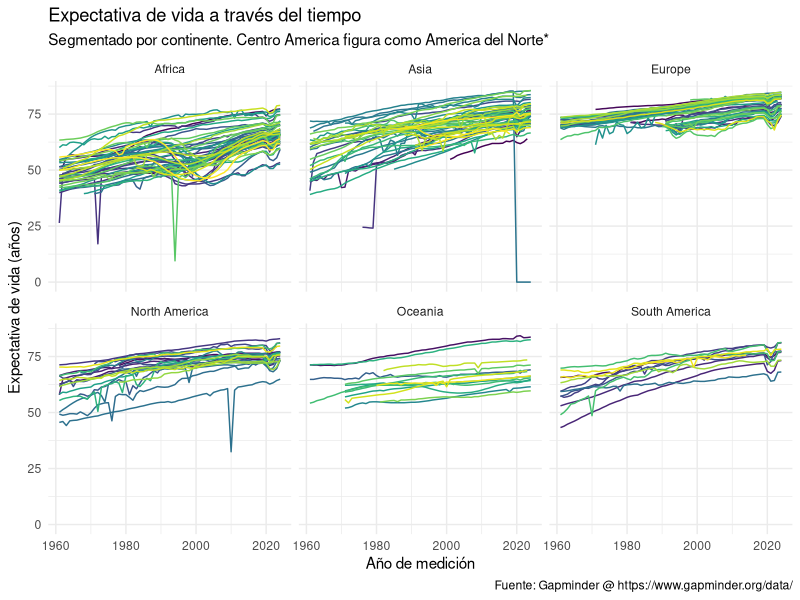
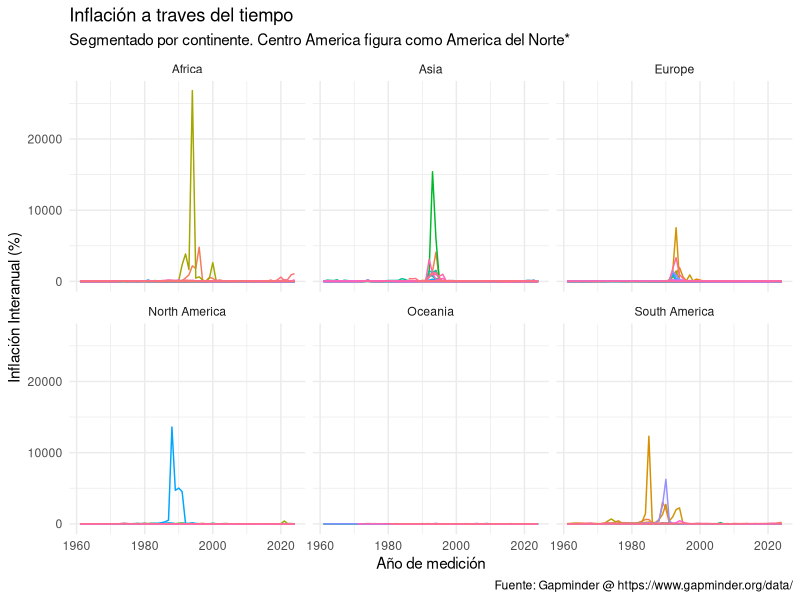
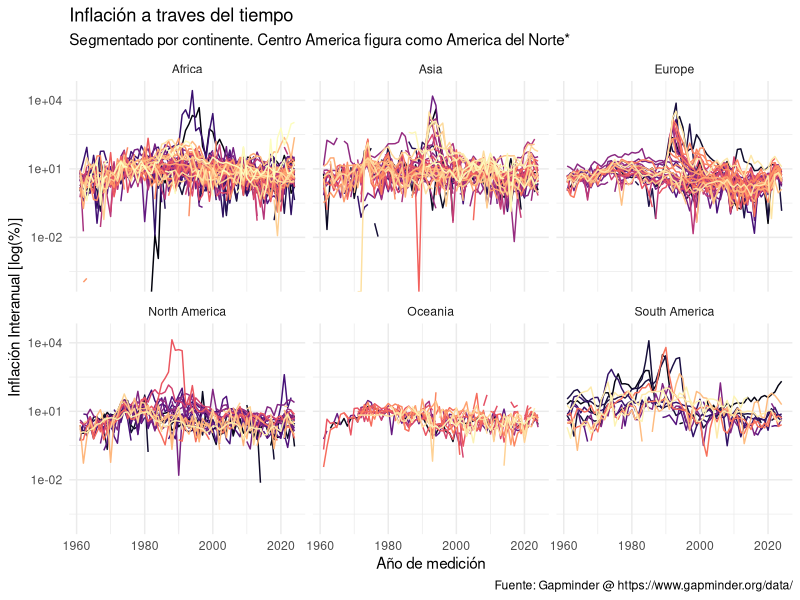
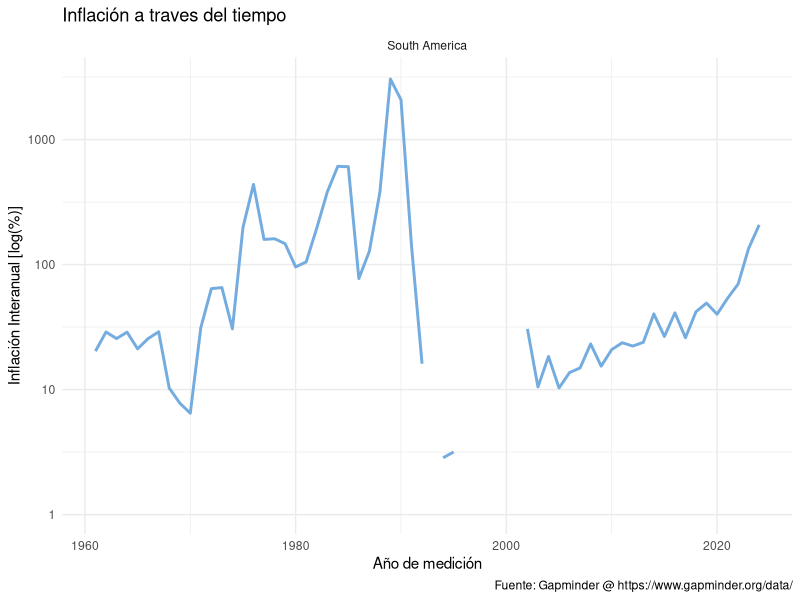
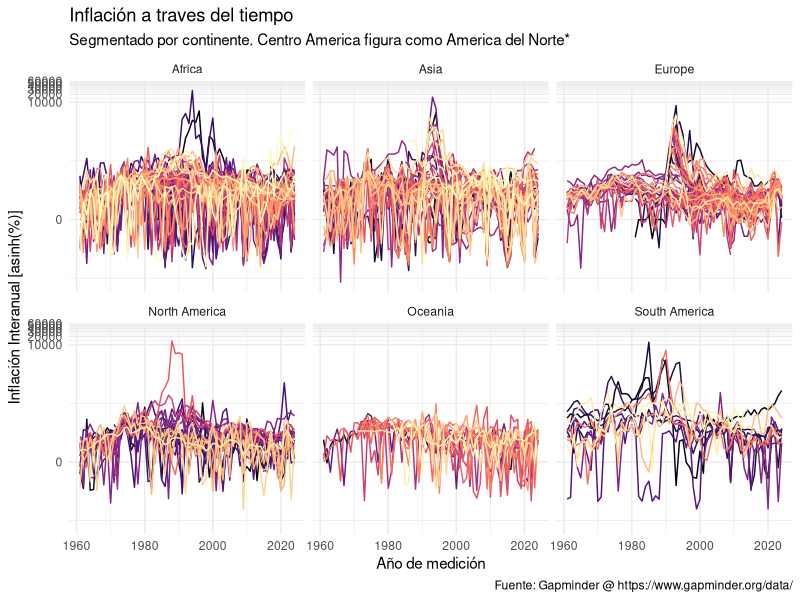
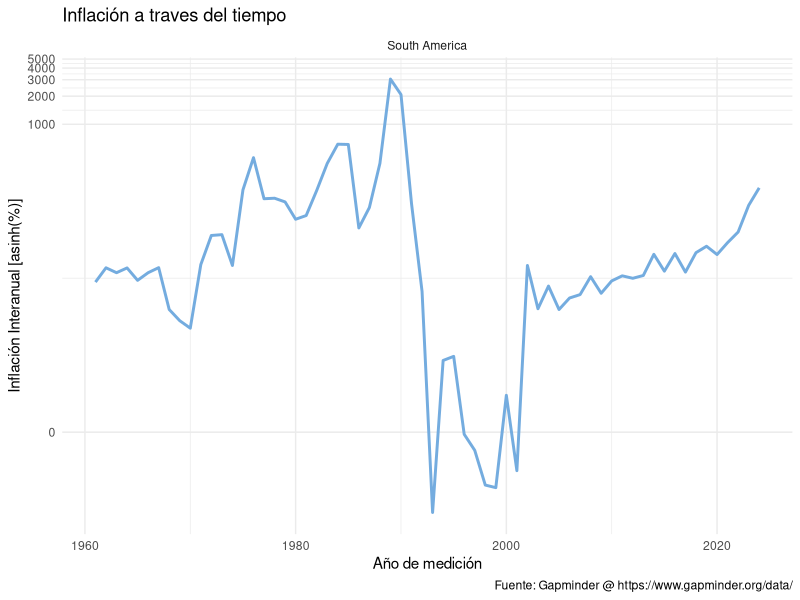
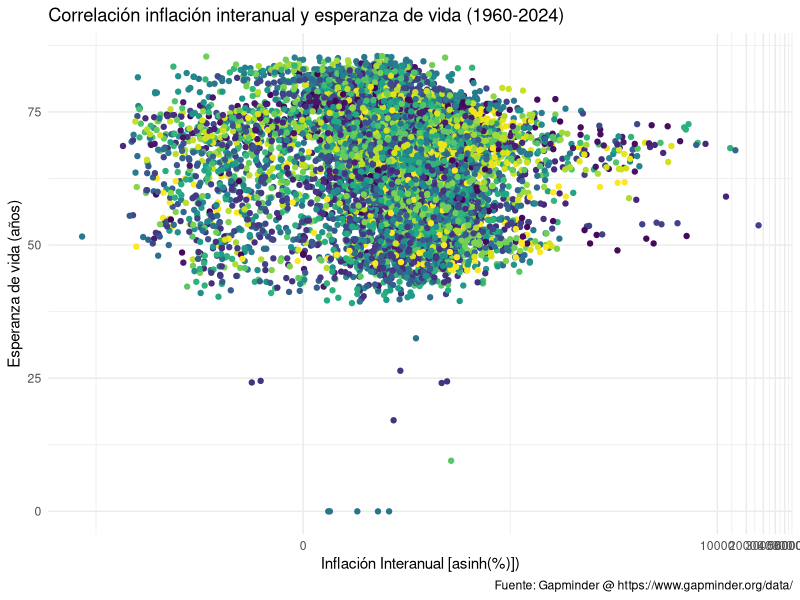
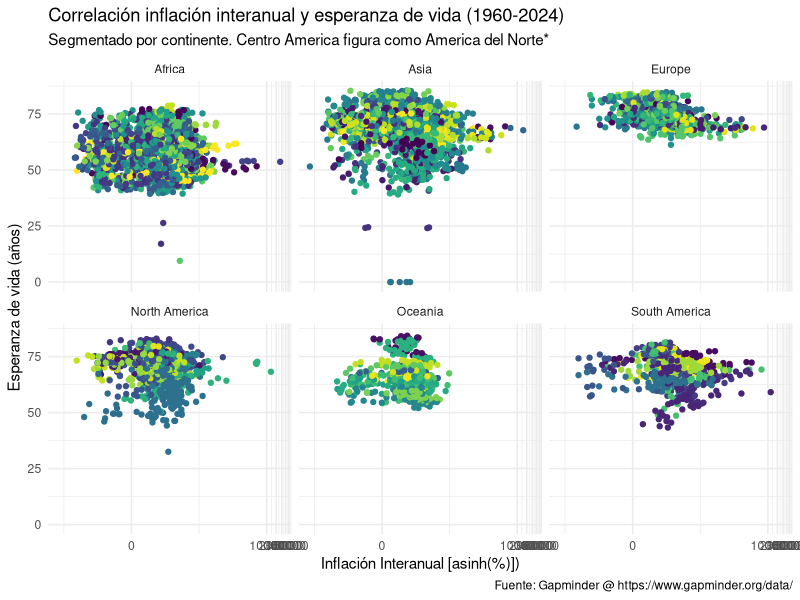

Generate these figures, in order, with R:
## ---- chunk 1

# Load libraries
library(ggplot2)
library(gganimate)
library(readr)
library(dplyr)

# Load the dataset created in Python
df <- read_csv("data/inflationVsLifeExp.csv")

df <- df %>%
  mutate(
    inflation = as.numeric(gsub(",", ".", gsub("[^0-9,.-]", "", inflation))),
    lifeExp   = as.numeric(gsub(",", ".", gsub("[^0-9,.-]", "", lifeExp))),
    year      = as.integer(year)
  )

df_clean <- df %>%
  filter(!is.na(lifeExp), !is.na(inflation))

## ---- chunk 2
ggplot(df_clean,
       aes(x = year,
           y = lifeExp,
           colour = country))+
  geom_line()+
  facet_wrap(vars(continent))+
  scale_color_viridis_d()+
  guides(colour = "none")+
  theme_minimal()+
  labs(title = "Expectativa de vida a través del tiempo",
       subtitle = "Segmentado por continente. Centro America figura como America del Norte*",
       y = "Expectativa de vida (años)",
       x = "Año de medición",
       caption = "Fuente: Gapminder @ https://www.gapminder.org/data/")
## ---- chunk 3
ggplot(df_clean,
       aes(x = year,
           y = inflation,
           colour = country))+
  geom_line()+
  facet_wrap(vars(continent))+
  guides(colour = "none")+
  theme_minimal()+
  labs(title = "Inflación a traves del tiempo",
       subtitle = "Segmentado por continente. Centro America figura como America del Norte*",
       y = "Inflación Interanual (%)",
       x = "Año de medición",
       caption = "Fuente: Gapminder @ https://www.gapminder.org/data/")
## ---- chunk 4
ggplot(df_clean,
       aes(x = year,
           y = inflation,
           colour = country))+
  geom_line()+
  scale_y_log10()+
  facet_wrap(vars(continent))+
  scale_color_viridis_d(option = 'magma')+
  guides(colour = "none")+
  theme_minimal()+
  labs(title = "Inflación a traves del tiempo",
       subtitle = "Segmentado por continente. Centro America figura como America del Norte*",
       y = "Inflación Interanual [log(%)]",
       x = "Año de medición",
       caption = "Fuente: Gapminder @ https://www.gapminder.org/data/")
## ---- chunk 5
ggplot(filter(df_clean, country %in% c('Argentina')),
       aes(x = year,
           y = inflation,
           colour = country))+
  geom_line(color = "#74ACDF", linewidth = 1) +
  scale_y_log10()+
  facet_wrap(vars(continent))+
  theme_minimal()+
  labs(title = "Inflación a traves del tiempo",
       y = "Inflación Interanual [log(%)]",
       x = "Año de medición",
       caption = "Fuente: Gapminder @ https://www.gapminder.org/data/")
## ---- chunk 6
ggplot(df_clean,
       aes(x = year,
           y = inflation,
           colour = country))+
  geom_line()+
  scale_y_continuous("Inflación Interanual [asinh(%)]", trans = "asinh")+
  facet_wrap(vars(continent))+
  scale_color_viridis_d(option = 'magma')+
  guides(colour = "none")+
  theme_minimal()+
  labs(title = "Inflación a traves del tiempo",
       subtitle = "Segmentado por continente. Centro America figura como America del Norte*",
       y = "Inflación Interanual [asinh(%)]",
       x = "Año de medición",
       caption = "Fuente: Gapminder @ https://www.gapminder.org/data/")

## ---- chunk 7

ggplot(filter(df_clean, country %in% c('Argentina')),
       aes(x = year,
           y = inflation,
           colour = country))+
  geom_line(color = "#74ACDF", linewidth = 1) +
  scale_y_continuous("Inflación Interanual [asinh(%)]", trans = "asinh")+
  facet_wrap(vars(continent))+
  theme_minimal()+
  labs(title = "Inflación a traves del tiempo",
       y = "Inflación Interanual [asinh(%)]",
       x = "Año de medición",
       caption = "Fuente: Gapminder @ https://www.gapminder.org/data/")

## ---- chunk 8
ggplot(df_clean,
       aes(x = inflation,
           y = lifeExp,
           colour = country))+
  geom_point()+
  scale_color_viridis_d()+
  guides(colour = "none")+
  scale_x_continuous("Inflación Interanual [asinh(%)])", trans = "asinh")+
  theme_minimal()+
  labs(title = "Correlación inflación interanual y esperanza de vida (1960-2024)",
       y = "Esperanza de vida (años)",
       x = "Inflación (asinh(%))",
       caption = "Fuente: Gapminder @ https://www.gapminder.org/data/")

## ---- chunk 9
ggplot(df_clean,
       aes(x = inflation,
           y = lifeExp,
           colour = country))+
  geom_point()+
  scale_x_continuous("Inflación Interanual [asinh(%)])", trans = "asinh")+
  theme_minimal()+
  facet_wrap(vars(continent))+
  guides(colour = "none")+
  scale_color_viridis_d()+
  labs(title = "Correlación inflación interanual y esperanza de vida (1960-2024)",
       subtitle = "Segmentado por continente. Centro America figura como America del Norte*",
       y = "Esperanza de vida (años)",
       x = "Inflación (asinh(%))",
       caption = "Fuente: Gapminder @ https://www.gapminder.org/data/")
## ---- chunk 10
ggplot(filter(df_clean, continent == "South America"),
       aes(x = inflation,
           y = lifeExp,
           colour = country))+
  geom_point()+
  scale_color_viridis_d()+
  scale_x_continuous("Inflación Interanual [asinh(%)])", trans = "asinh")+
  theme_minimal()+
  labs(title = "Correlación inflación interanual y esperanza de vida (1960-2024)",
       subtitle = "America del Sur",
       y = "Esperanza de vida (años)",
       x = "Inflación (asinh(%))",
       caption = "Fuente: Gapminder @ https://www.gapminder.org/data/")
## ---- chunk 11
ggplot(filter(df_clean, continent == "South America"),
       aes(x = inflation,
           y = lifeExp,
           colour = year))+
  geom_point()+
  scale_x_continuous("Inflación Interanual [asinh(%)])", trans = "asinh")+
  theme_minimal()+
  facet_wrap(vars(country))+
  scale_color_viridis_c()+
  labs(title = "Correlación inflación interanual y esperanza de vida (1960-2024)",
       subtitle = "America del Sur",
       y = "Esperanza de vida (años)",
       x = "Inflación (asinh(%))",
       caption = "Fuente: Gapminder @ https://www.gapminder.org/data/")
## ---- chunk 12
ggplot(
  filter(df_clean, country %in% c("Argentina","Brazil","Bolivia","Chile","Peru")),
  aes(x = inflation, y = lifeExp)
) +
  geom_path(linewidth = 1) + 
  scale_x_continuous("Inflación Interanual [asinh(%)])", trans = "asinh") +
  facet_wrap(vars(country)) +
  theme_minimal() +
  labs(
    title = "Correlación inflación interanual y esperanza de vida a través del tiempo",
    subtitle = "Año: {round(frame_along)}",
    y = "Esperanza de vida (años)",
    x = "Inflación (asinh(%))",
    caption = "Fuente: Gapminder @ https://www.gapminder.org/data/"
  ) +
  transition_reveal(along = year) +
  ease_aes("linear")
